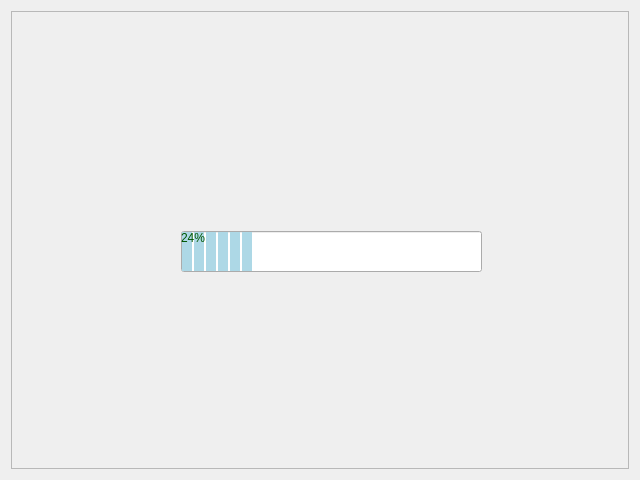
<?xml version="1.0" encoding="UTF-8"?>
<ui version="4.0">
 <class>Form</class>
 <widget class="QWidget" name="Form">
  <property name="geometry">
   <rect>
    <x>0</x>
    <y>0</y>
    <width>640</width>
    <height>480</height>
   </rect>
  </property>
  <property name="windowTitle">
   <string>Form</string>
  </property>
  <property name="styleSheet">
   <string notr="true">background-color: rgb(0, 162, 232);
QProgressBar{
    border: 2px solid grey;
    border-radius: 5px;
    text-align: center
}

QProgressBar::chunk {
    background-color: lightblue;
    width: 10px;
    margin: 1px;
}</string>
  </property>
  <layout class="QHBoxLayout" name="horizontalLayout">
   <item>
    <widget class="QFrame" name="frame">
     <property name="frameShape">
      <enum>QFrame::StyledPanel</enum>
     </property>
     <property name="frameShadow">
      <enum>QFrame::Raised</enum>
     </property>
     <widget class="QLabel" name="label">
      <property name="geometry">
       <rect>
        <x>210</x>
        <y>70</y>
        <width>171</width>
        <height>111</height>
       </rect>
      </property>
      <property name="text">
       <string/>
      </property>
      <property name="pixmap">
       <pixmap>../icon/logo.png</pixmap>
      </property>
      <property name="scaledContents">
       <bool>true</bool>
      </property>
     </widget>
     <widget class="QProgressBar" name="progressBar">
      <property name="geometry">
       <rect>
        <x>170</x>
        <y>220</y>
        <width>301</width>
        <height>41</height>
       </rect>
      </property>
      <property name="sizePolicy">
       <sizepolicy hsizetype="Preferred" vsizetype="Preferred">
        <horstretch>0</horstretch>
        <verstretch>0</verstretch>
       </sizepolicy>
      </property>
      <property name="styleSheet">
       <string notr="true">font: bold 16pt &quot;Arial&quot;;
color: rgb(0, 85, 0);
</string>
      </property>
      <property name="value">
       <number>24</number>
      </property>
     </widget>
    </widget>
   </item>
  </layout>
 </widget>
 <resources/>
 <connections/>
</ui>
